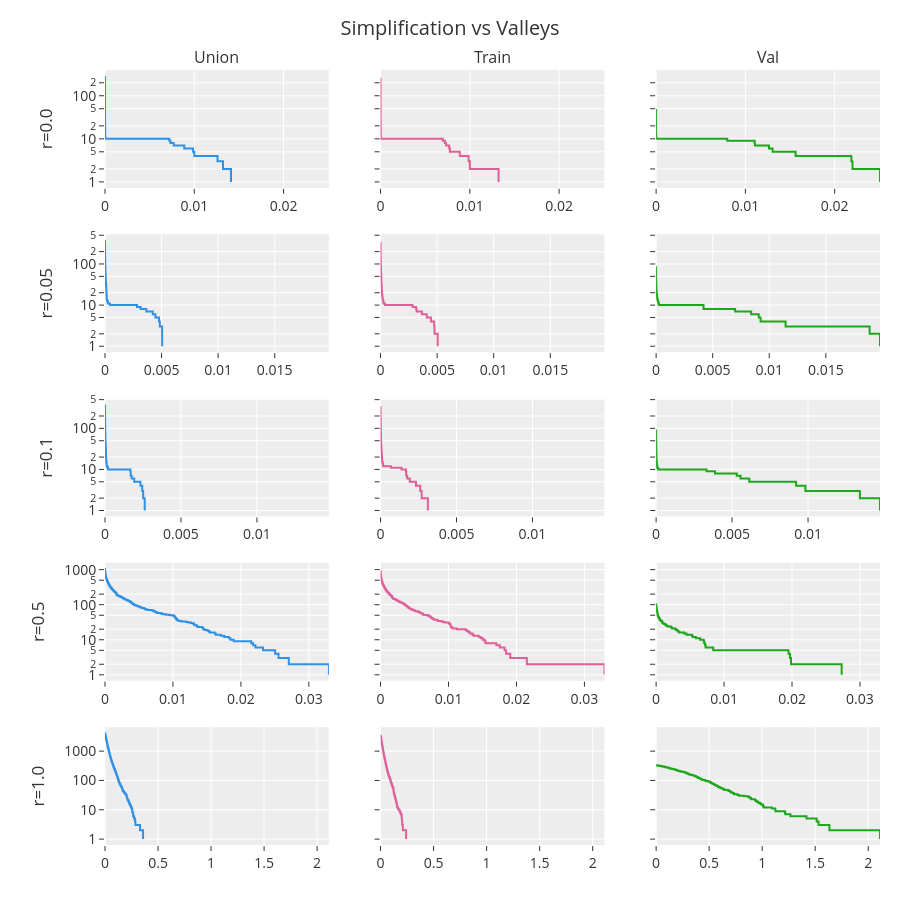

Notebook cell for this chart:
### Markdown cell above
## Create Dynamic Subplot Grid (Rows = Float Names, Columns = union/train/val)

## Render Threshold-vs-Count Charts per Subplot

## Tight Layout, Titles, and Figure Export

### Code cell
nrows = len(settings)
fig = make_subplots(
    rows=nrows,
    cols=len(SPLITS),
    shared_xaxes="rows",
    shared_yaxes="rows",
    vertical_spacing=0.06,
    column_titles=[split.capitalize() for split in SPLITS]
)
split_colors = {split: color_seq[index] for index, split in enumerate(SPLITS)}

for row_index, randomness in enumerate(settings, start=1):
    for column_index, split in enumerate(SPLITS, start=1):
        frame = series[randomness][split]
        if frame.empty:
            fig.add_annotation(
                text="No data",
                x=0.5,
                y=0.5,
                showarrow=False,
                row=row_index,
                col=column_index,
            )
            continue
        fig.add_trace(
            go.Scatter(
                x=frame["threshold"],
                y=frame["count"],
                mode="lines",
                line=dict(shape="hv", color=split_colors[split], width=2),
                name=split.capitalize(),
                showlegend=False,
                hovertemplate="Threshold: %{x}<br>Count: %{y}<extra></extra>",
            ),
            row=row_index,
            col=column_index,
        )

fig.update_layout(
    title=dict(text="Simplification vs Valleys", x=0.5, xanchor="center"),
    margin=dict(l=105, r=20, t=70, b=55),
    width=300 * len(SPLITS),
    height=180 * nrows,
    font=dict(size=14),
    showlegend=False,
)
fig.update_xaxes(automargin=True, showgrid=True)
fig.update_yaxes(type="log", title_text="", automargin=True, showgrid=True)
for row_index, randomness in enumerate(settings, start=1):
    fig.update_yaxes(title_text=f"r={randomness}", row=row_index, col=1)

# fig.write_html(OUTPUT_PATH, include_plotlyjs="cdn")
try:
    fig.write_image(STATIC_OUTPUT_PATH, scale=4)
except (ValueError, ImportError) as error:
    warnings.warn(f"Static PNG export skipped; install kaleido to enable it: {error}")
print(f"Saved interactive plot to: {OUTPUT_PATH}")
fig.show()

### Figure 1 — Plotly figure (JSON) as saved in the notebook; plotly's stock layout.template omitted (floating-point values rounded to 4 significant figures; data arrays with more than 128 entries replaced by an {"elided": "..."} marker saying what was removed)
{"data": [{"hovertemplate": "Threshold: %{x}<br>Count: %{y}<extra></extra>", "line": {"color": "#2E91E5", "shape": "hv", "width": 2}, "mode": "lines", "name": "Union", "showlegend": false, "type": "scatter", "x": {"elided": "289 float values"}, "xaxis": "x", "y": {"elided": "289 int values"}, "yaxis": "y"}, {"hovertemplate": "Threshold: %{x}<br>Count: %{y}<extra></extra>", "line": {"color": "#E15F99", "shape": "hv", "width": 2}, "mode": "lines", "name": "Train", "showlegend": false, "type": "scatter", "x": {"elided": "261 float values"}, "xaxis": "x2", "y": {"elided": "261 int values"}, "yaxis": "y2"}, {"hovertemplate": "Threshold: %{x}<br>Count: %{y}<extra></extra>", "line": {"color": "#1CA71C", "shape": "hv", "width": 2}, "mode": "lines", "name": "Val", "showlegend": false, "type": "scatter", "x": [0.0, 0.0, 0.0, 0.0, 0.0, 0.0, 0.0, 1.192e-07, 1.192e-07, 1.192e-07, 1.192e-07, 1.192e-07, 1.192e-07, 1.192e-07, 2.384e-07, 2.384e-07, 2.384e-07, 2.384e-07, 2.384e-07, 2.384e-07, 2.384e-07, 2.384e-07, 3.576e-07, 3.576e-07, 3.576e-07, 3.576e-07, 7.153e-07, 8.344e-07, 9.537e-07, 1.311e-06, 1.669e-06, 2.026e-06, 2.027e-06, 2.146e-06, 2.623e-06, 3.099e-06, 3.219e-06, 1.252e-05, 1.609e-05, 1.872e-05, 0.007973, 0.01103, 0.01106, 0.01264, 0.01304, 0.01563, 0.02187, 0.022, 0.02508], "xaxis": "x3", "y": [49, 48, 47, 46, 45, 44, 43, 42, 41, 40, 39, 38, 37, 36, 35, 34, 33, 32, 31, 30, 29, 28, 27, 26, 25, 24, 23, 22, 21, 20, 19, 18, 17, 16, 15, 14, 13, 12, 11, 10, 9, 8, 7, 6, 5, 4, 3, 2, 1], "yaxis": "y3"}, {"hovertemplate": "Threshold: %{x}<br>Count: %{y}<extra></extra>", "line": {"color": "#2E91E5", "shape": "hv", "width": 2}, "mode": "lines", "name": "Union", "showlegend": false, "type": "scatter", "x": {"elided": "379 float values"}, "xaxis": "x4", "y": {"elided": "379 int values"}, "yaxis": "y4"}, {"hovertemplate": "Threshold: %{x}<br>Count: %{y}<extra></extra>", "line": {"color": "#E15F99", "shape": "hv", "width": 2}, "mode": "lines", "name": "Train", "showlegend": false, "type": "scatter", "x": {"elided": "340 float values"}, "xaxis": "x5", "y": {"elided": "340 int values"}, "yaxis": "y5"}, {"hovertemplate": "Threshold: %{x}<br>Count: %{y}<extra></extra>", "line": {"color": "#1CA71C", "shape": "hv", "width": 2}, "mode": "lines", "name": "Val", "showlegend": false, "type": "scatter", "x": [0.0, 0.0, 1.192e-07, 1.192e-07, 2.384e-07, 3.576e-07, 5.96e-07, 8.345e-07, 8.345e-07, 1.073e-06, 1.311e-06, 1.311e-06, 1.311e-06, 1.669e-06, 1.669e-06, 1.907e-06, 1.907e-06, 2.145e-06, 2.146e-06, 2.265e-06, 2.384e-06, 2.503e-06, 2.623e-06, 3.099e-06, 3.219e-06, 3.815e-06, 4.053e-06, 4.411e-06, 4.53e-06, 4.768e-06, 5.126e-06, 5.364e-06, 5.483e-06, 6.08e-06, 6.08e-06, 6.437e-06, 6.556e-06, 6.914e-06, 7.271e-06, 7.748e-06, 8.702e-06, 9.179e-06, 9.417e-06, 9.656e-06, 9.894e-06, 1.037e-05, 1.061e-05, 1.156e-05, 1.359e-05, 1.359e-05, 1.395e-05, 1.442e-05, 1.478e-05, 1.526e-05, 1.573e-05, 1.645e-05, 1.74e-05, 1.967e-05, 2.181e-05, 2.432e-05, 2.849e-05, 2.956e-05, 2.992e-05, 3.004e-05, 3.337e-05, 3.349e-05, 3.993e-05, 4.029e-05, 4.875e-05, 5.959e-05, 6.09e-05, 8.273e-05, 8.427e-05, 9.131e-05, 0.0001069, 0.0001315, 0.0001678, 0.0002077, 0.0002492, 0.004186, 0.004193, 0.006983, 0.008401, 0.009072, 0.009231, 0.01144, 0.01887, 0.01979], "xaxis": "x6", "y": [88, 87, 86, 85, 84, 83, 82, 81, 80, 79, 78, 77, 76, 75, 74, 73, 72, 71, 70, 69, 68, 67, 66, 65, 64, 63, 62, 61, 60, 59, 58, 57, 56, 55, 54, 53, 52, 51, 50, 49, 48, 47, 46, 45, 44, 43, 42, 41, 40, 39, 38, 37, 36, 35, 34, 33, 32, 31, 30, 29, 28, 27, 26, 25, 24, 23, 22, 21, 20, 19, 18, 17, 16, 15, 14, 13, 12, 11, 10, 9, 8, 7, 6, 5, 4, 3, 2, 1], "yaxis": "y6"}, {"hovertemplate": "Threshold: %{x}<br>Count: %{y}<extra></extra>", "line": {"color": "#2E91E5", "shape": "hv", "width": 2}, "mode": "lines", "name": "Union", "showlegend": false, "type": "scatter", "x": {"elided": "381 float values"}, "xaxis": "x7", "y": {"elided": "381 int values"}, "yaxis": "y7"}, {"hovertemplate": "Threshold: %{x}<br>Count: %{y}<extra></extra>", "line": {"color": "#E15F99", "shape": "hv", "width": 2}, "mode": "lines", "name": "Train", "showlegend": false, "type": "scatter", "x": {"elided": "345 float values"}, "xaxis": "x8", "y": {"elided": "345 int values"}, "yaxis": "y8"}, {"hovertemplate": "Threshold: %{x}<br>Count: %{y}<extra></extra>", "line": {"color": "#1CA71C", "shape": "hv", "width": 2}, "mode": "lines", "name": "Val", "showlegend": false, "type": "scatter", "x": [0.0, 0.0, 0.0, 1.192e-07, 1.192e-07, 2.384e-07, 3.576e-07, 3.576e-07, 3.576e-07, 4.768e-07, 5.96e-07, 7.153e-07, 8.345e-07, 1.192e-06, 1.192e-06, 1.192e-06, 1.192e-06, 1.431e-06, 1.55e-06, 1.55e-06, 1.669e-06, 1.907e-06, 2.027e-06, 2.027e-06, 2.027e-06, 2.265e-06, 2.265e-06, 2.623e-06, 2.623e-06, 2.623e-06, 2.742e-06, 2.861e-06, 2.861e-06, 3.219e-06, 3.338e-06, 3.576e-06, 3.576e-06, 3.695e-06, 3.695e-06, 3.815e-06, 3.815e-06, 3.934e-06, 3.934e-06, 4.53e-06, 4.649e-06, 5.126e-06, 5.484e-06, 6.914e-06, 6.914e-06, 6.914e-06, 7.272e-06, 7.749e-06, 8.583e-06, 9.298e-06, 9.417e-06, 1.001e-05, 1.013e-05, 1.168e-05, 1.204e-05, 1.383e-05, 1.407e-05, 1.43e-05, 1.478e-05, 1.55e-05, 1.55e-05, 1.633e-05, 1.681e-05, 1.717e-05, 1.991e-05, 2.098e-05, 2.181e-05, 2.217e-05, 2.359e-05, 2.372e-05, 2.384e-05, 2.432e-05, 2.67e-05, 2.706e-05, 2.754e-05, 4.136e-05, 4.314e-05, 5.412e-05, 6.445e-05, 7.485e-05, 0.0001381, 0.003318, 0.003873, 0.005306, 0.005554, 0.006131, 0.009214, 0.009828, 0.01341, 0.01474], "xaxis": "x9", "y": [94, 93, 92, 91, 90, 89, 88, 87, 86, 85, 84, 83, 82, 81, 80, 79, 78, 77, 76, 75, 74, 73, 72, 71, 70, 69, 68, 67, 66, 65, 64, 63, 62, 61, 60, 59, 58, 57, 56, 55, 54, 53, 52, 51, 50, 49, 48, 47, 46, 45, 44, 43, 42, 41, 40, 39, 38, 37, 36, 35, 34, 33, 32, 31, 30, 29, 28, 27, 26, 25, 24, 23, 22, 21, 20, 19, 18, 17, 16, 15, 14, 13, 12, 11, 10, 9, 8, 7, 6, 5, 4, 3, 2, 1], "yaxis": "y9"}, {"hovertemplate": "Threshold: %{x}<br>Count: %{y}<extra></extra>", "line": {"color": "#2E91E5", "shape": "hv", "width": 2}, "mode": "lines", "name": "Union", "showlegend": false, "type": "scatter", "x": {"elided": "1057 float values"}, "xaxis": "x10", "y": {"elided": "1057 int values"}, "yaxis": "y10"}, {"hovertemplate": "Threshold: %{x}<br>Count: %{y}<extra></extra>", "line": {"color": "#E15F99", "shape": "hv", "width": 2}, "mode": "lines", "name": "Train", "showlegend": false, "type": "scatter", "x": {"elided": "926 float values"}, "xaxis": "x11", "y": {"elided": "926 int values"}, "yaxis": "y11"}, {"hovertemplate": "Threshold: %{x}<br>Count: %{y}<extra></extra>", "line": {"color": "#1CA71C", "shape": "hv", "width": 2}, "mode": "lines", "name": "Val", "showlegend": false, "type": "scatter", "x": [0.0, 1.548e-06, 5.96e-06, 6.555e-06, 8.099e-06, 8.821e-06, 1.168e-05, 1.192e-05, 1.359e-05, 1.419e-05, 1.907e-05, 2.395e-05, 2.396e-05, 2.444e-05, 2.658e-05, 3.015e-05, 3.23e-05, 3.516e-05, 3.6e-05, 3.826e-05, 4.732e-05, 6.151e-05, 6.258e-05, 6.389e-05, 6.389e-05, 6.592e-05, 7.033e-05, 9.035e-05, 9.75e-05, 9.986e-05, 0.0001, 0.0001038, 0.0001073, 0.0001119, 0.0001148, 0.0001221, 0.0001278, 0.0001291, 0.0001293, 0.0001328, 0.0001397, 0.0001578, 0.0001718, 0.0001723, 0.0001784, 0.0001915, 0.0001946, 0.0001963, 0.0002043, 0.0002083, 0.0002086, 0.0002286, 0.0002346, 0.0002412, 0.0002562, 0.0002604, 0.0002633, 0.0003326, 0.0003494, 0.0003511, 0.0003894, 0.0004088, 0.0004378, 0.0005137, 0.0005151, 0.0005245, 0.0005896, 0.0006095, 0.0006738, 0.000682, 0.0008758, 0.0008945, 0.0008967, 0.0009549, 0.001082, 0.001117, 0.001369, 0.001431, 0.001501, 0.001718, 0.002162, 0.002248, 0.002359, 0.002834, 0.002958, 0.00313, 0.003261, 0.003426, 0.004119, 0.004478, 0.005278, 0.005371, 0.005848, 0.006479, 0.007003, 0.00708, 0.007203, 0.00729, 0.008401, 0.01948, 0.0197, 0.01986, 0.02731], "xaxis": "x12", "y": [103, 102, 101, 100, 99, 98, 97, 96, 95, 94, 93, 92, 91, 90, 89, 88, 87, 86, 85, 84, 83, 82, 81, 80, 79, 78, 77, 76, 75, 74, 73, 72, 71, 70, 69, 68, 67, 66, 65, 64, 63, 62, 61, 60, 59, 58, 57, 56, 55, 54, 53, 52, 51, 50, 49, 48, 47, 46, 45, 44, 43, 42, 41, 40, 39, 38, 37, 36, 35, 34, 33, 32, 31, 30, 29, 28, 27, 26, 25, 24, 23, 22, 21, 20, 19, 18, 17, 16, 15, 14, 13, 12, 11, 10, 9, 8, 7, 6, 5, 4, 3, 2, 1], "yaxis": "y12"}, {"hovertemplate": "Threshold: %{x}<br>Count: %{y}<extra></extra>", "line": {"color": "#2E91E5", "shape": "hv", "width": 2}, "mode": "lines", "name": "Union", "showlegend": false, "type": "scatter", "x": {"elided": "4122 float values"}, "xaxis": "x13", "y": {"elided": "4122 int values"}, "yaxis": "y13"}, {"hovertemplate": "Threshold: %{x}<br>Count: %{y}<extra></extra>", "line": {"color": "#E15F99", "shape": "hv", "width": 2}, "mode": "lines", "name": "Train", "showlegend": false, "type": "scatter", "x": {"elided": "3440 float values"}, "xaxis": "x14", "y": {"elided": "3440 int values"}, "yaxis": "y14"}, {"hovertemplate": "Threshold: %{x}<br>Count: %{y}<extra></extra>", "line": {"color": "#1CA71C", "shape": "hv", "width": 2}, "mode": "lines", "name": "Val", "showlegend": false, "type": "scatter", "x": {"elided": "332 float values"}, "xaxis": "x15", "y": {"elided": "332 int values"}, "yaxis": "y15"}], "layout": {"annotations": [{"font": {"size": 16}, "showarrow": false, "text": "Union", "x": 0.1444, "xanchor": "center", "xref": "paper", "y": 1, "yanchor": "bottom", "yref": "paper"}, {"font": {"size": 16}, "showarrow": false, "text": "Train", "x": 0.5, "xanchor": "center", "xref": "paper", "y": 1, "yanchor": "bottom", "yref": "paper"}, {"font": {"size": 16}, "showarrow": false, "text": "Val", "x": 0.8556, "xanchor": "center", "xref": "paper", "y": 1, "yanchor": "bottom", "yref": "paper"}], "font": {"size": 14}, "height": 900, "margin": {"b": 55, "l": 105, "r": 20, "t": 70}, "showlegend": false, "title": {"text": "Simplification vs Valleys", "x": 0.5, "xanchor": "center"}, "width": 900, "xaxis": {"anchor": "y", "automargin": true, "domain": [0, 0.2889], "showgrid": true}, "xaxis10": {"anchor": "y10", "automargin": true, "domain": [0, 0.2889], "showgrid": true}, "xaxis11": {"anchor": "y11", "automargin": true, "domain": [0.3556, 0.6444], "matches": "x10", "showgrid": true}, "xaxis12": {"anchor": "y12", "automargin": true, "domain": [0.7111, 1], "matches": "x10", "showgrid": true}, "xaxis13": {"anchor": "y13", "automargin": true, "domain": [0, 0.2889], "showgrid": true}, "xaxis14": {"anchor": "y14", "automargin": true, "domain": [0.3556, 0.6444], "matches": "x13", "showgrid": true}, "xaxis15": {"anchor": "y15", "automargin": true, "domain": [0.7111, 1], "matches": "x13", "showgrid": true}, "xaxis2": {"anchor": "y2", "automargin": true, "domain": [0.3556, 0.6444], "matches": "x", "showgrid": true}, "xaxis3": {"anchor": "y3", "automargin": true, "domain": [0.7111, 1], "matches": "x", "showgrid": true}, "xaxis4": {"anchor": "y4", "automargin": true, "domain": [0, 0.2889], "showgrid": true}, "xaxis5": {"anchor": "y5", "automargin": true, "domain": [0.3556, 0.6444], "matches": "x4", "showgrid": true}, "xaxis6": {"anchor": "y6", "automargin": true, "domain": [0.7111, 1], "matches": "x4", "showgrid": true}, "xaxis7": {"anchor": "y7", "automargin": true, "domain": [0, 0.2889], "showgrid": true}, "xaxis8": {"anchor": "y8", "automargin": true, "domain": [0.3556, 0.6444], "matches": "x7", "showgrid": true}, "xaxis9": {"anchor": "y9", "automargin": true, "domain": [0.7111, 1], "matches": "x7", "showgrid": true}, "yaxis": {"anchor": "x", "automargin": true, "domain": [0.848, 1], "showgrid": true, "title": {"text": "r=0.0"}, "type": "log"}, "yaxis10": {"anchor": "x10", "automargin": true, "domain": [0.212, 0.364], "showgrid": true, "title": {"text": "r=0.5"}, "type": "log"}, "yaxis11": {"anchor": "x11", "automargin": true, "domain": [0.212, 0.364], "matches": "y10", "showgrid": true, "showticklabels": false, "title": {"text": ""}, "type": "log"}, "yaxis12": {"anchor": "x12", "automargin": true, "domain": [0.212, 0.364], "matches": "y10", "showgrid": true, "showticklabels": false, "title": {"text": ""}, "type": "log"}, "yaxis13": {"anchor": "x13", "automargin": true, "domain": [0, 0.152], "showgrid": true, "title": {"text": "r=1.0"}, "type": "log"}, "yaxis14": {"anchor": "x14", "automargin": true, "domain": [0, 0.152], "matches": "y13", "showgrid": true, "showticklabels": false, "title": {"text": ""}, "type": "log"}, "yaxis15": {"anchor": "x15", "automargin": true, "domain": [0, 0.152], "matches": "y13", "showgrid": true, "showticklabels": false, "title": {"text": ""}, "type": "log"}, "yaxis2": {"anchor": "x2", "automargin": true, "domain": [0.848, 1], "matches": "y", "showgrid": true, "showticklabels": false, "title": {"text": ""}, "type": "log"}, "yaxis3": {"anchor": "x3", "automargin": true, "domain": [0.848, 1], "matches": "y", "showgrid": true, "showticklabels": false, "title": {"text": ""}, "type": "log"}, "yaxis4": {"anchor": "x4", "automargin": true, "domain": [0.636, 0.788], "showgrid": true, "title": {"text": "r=0.05"}, "type": "log"}, "yaxis5": {"anchor": "x5", "automargin": true, "domain": [0.636, 0.788], "matches": "y4", "showgrid": true, "showticklabels": false, "title": {"text": ""}, "type": "log"}, "yaxis6": {"anchor": "x6", "automargin": true, "domain": [0.636, 0.788], "matches": "y4", "showgrid": true, "showticklabels": false, "title": {"text": ""}, "type": "log"}, "yaxis7": {"anchor": "x7", "automargin": true, "domain": [0.424, 0.576], "showgrid": true, "title": {"text": "r=0.1"}, "type": "log"}, "yaxis8": {"anchor": "x8", "automargin": true, "domain": [0.424, 0.576], "matches": "y7", "showgrid": true, "showticklabels": false, "title": {"text": ""}, "type": "log"}, "yaxis9": {"anchor": "x9", "automargin": true, "domain": [0.424, 0.576], "matches": "y7", "showgrid": true, "showticklabels": false, "title": {"text": ""}, "type": "log"}}}
